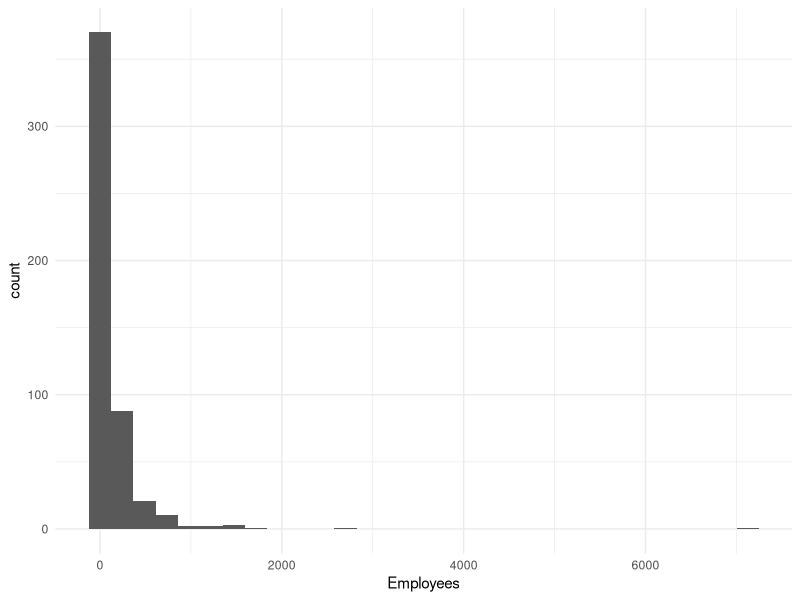
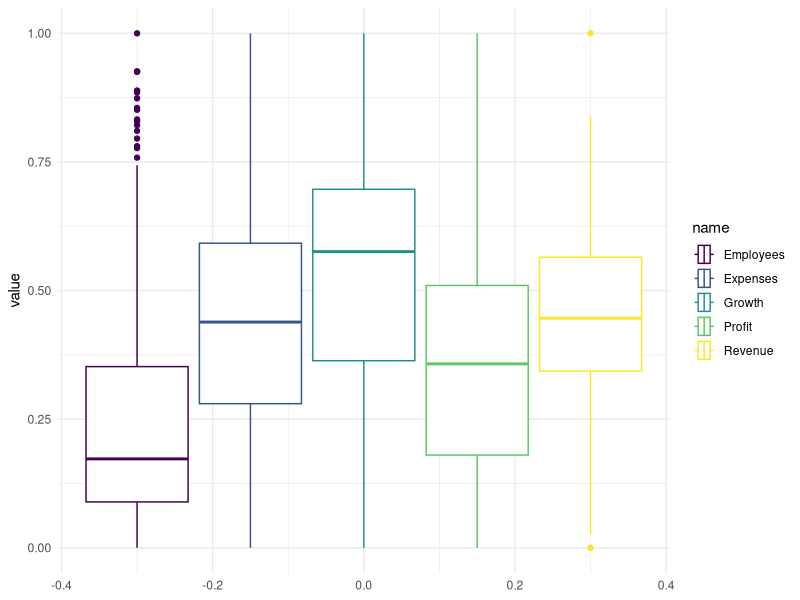
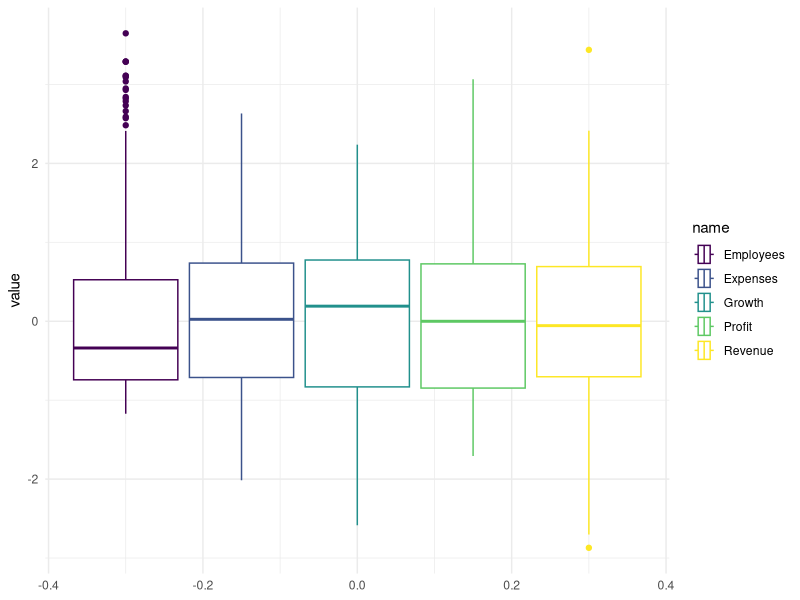
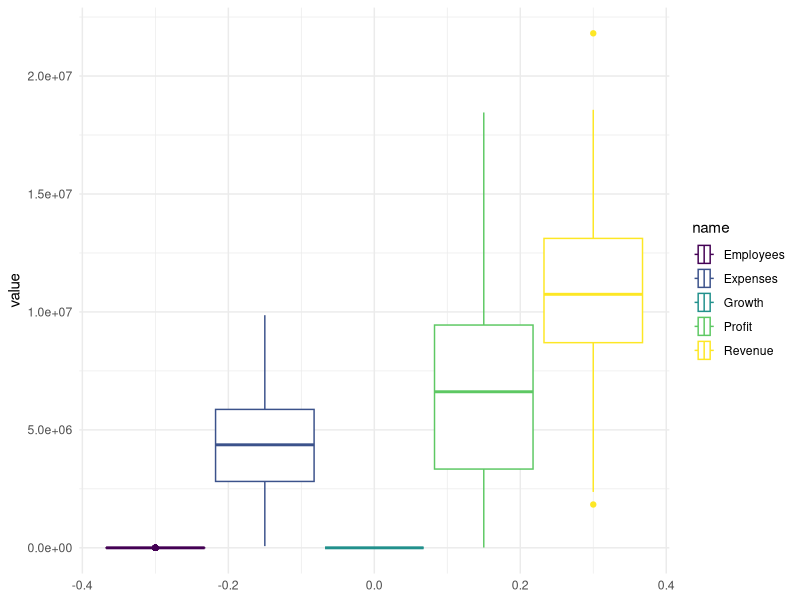
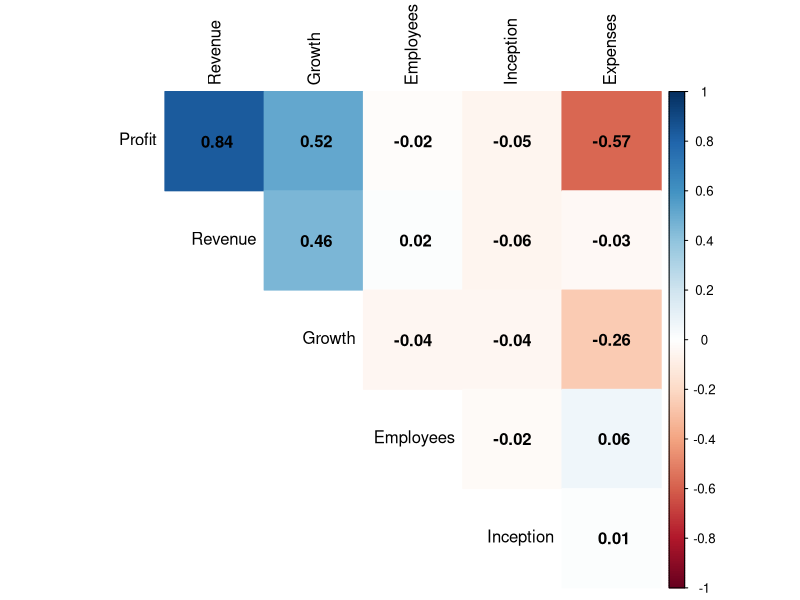
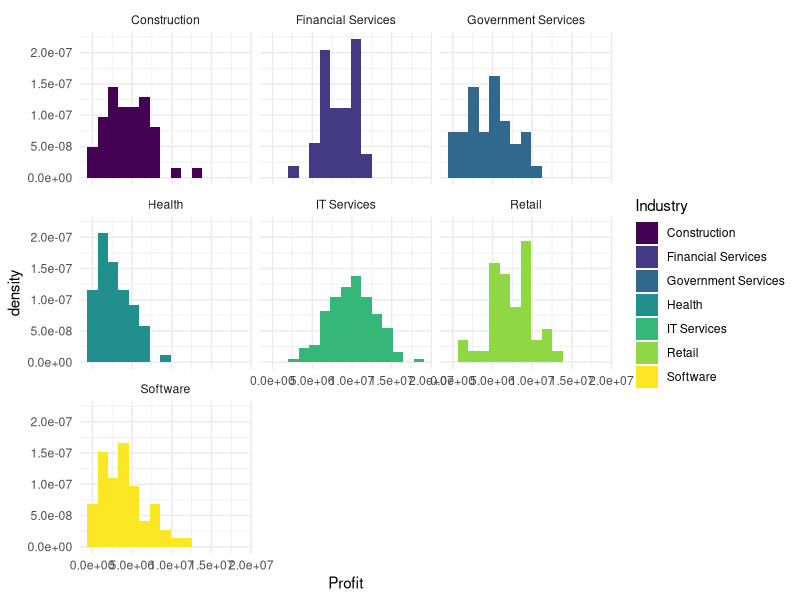
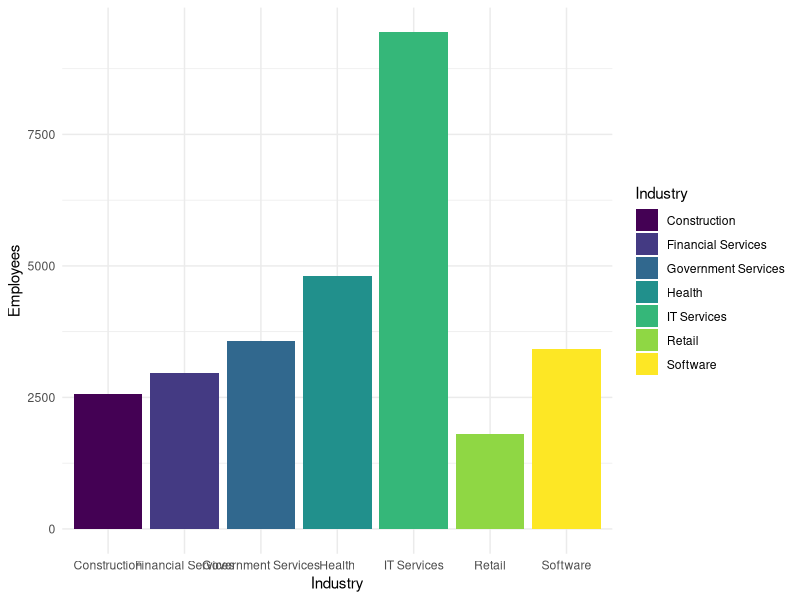
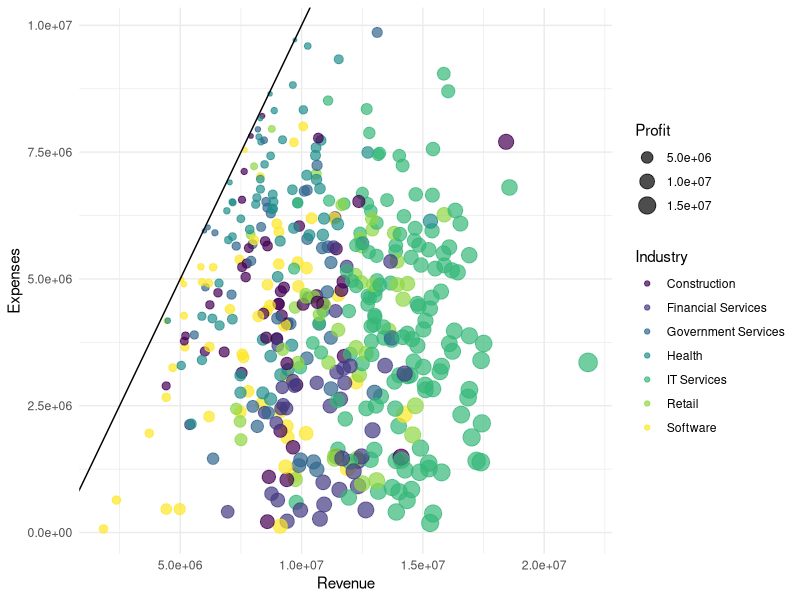

Write R code to recreate these figures, in order.
## ---- chunk 1
knitr::opts_chunk$set(warning=FALSE,message=FALSE)
options("digits" = 5)
## ---- chunk 2
library(tidyverse)

#lines <-readLines("Future-500-7.csv")
#lines[69]<- str_replace(lines[69],'\"',"")

#writeLines(lines,"modified_csv.csv")
x <- read_csv("modified_csv.csv")
## ---- chunk 3
x <- x %>% filter(ID!=78)

x_1 <- x %>%
  mutate(Revenue = as.numeric(str_replace_all(Revenue,"\\$|\\,","")),
        Expenses = as.numeric(str_replace_all(Expenses," Dollars|\\,","")),
        Growth = as.numeric(str_replace_all(Growth,"%","")),
        Profit = as.numeric(str_match(Profit,"\\d+")))
## ---- chunk 4
library(psych)
x_1 %>% select(where(is.numeric),-"ID") %>% describe()

x_1 %>% summarize(across(where(is.numeric),var,na.rm=TRUE))


x_grouped <- x_1 %>% group_by(Industry)
names <- x_grouped %>% group_keys() %>% pull(Industry)

summary_list <- x_grouped %>% select(where(is.numeric)) %>% select(-"ID") %>% 
  group_split() %>% 
  purrr::map(~select(.x,-"Industry")) %>%
  purrr::map(describe) %>%
  purrr::map(~rownames_to_column(as.data.frame(.x)))

names(summary_list) <- names
summary_list
## ---- chunk 5
# išveda į failus, siekiant nukopijuoti lentelę
x %>% describe() %>%  select(c("sd","mean","median","min","max")) %>% round(2) %>% write.csv("d.csv",quote=FALSE)


temp <- summary_list %>% enframe() %>% unnest_longer("value") 

cbind(temp$name,temp$value) %>% select(c("rowname","temp$name","sd","mean","median","min","max")) %>% mutate(across(where(is.numeric),round,2)) %>% write.csv("rr.csv",quote=FALSE,row.names = FALSE)
## ---- chunk 6
# turimi vienų metų duomenys. esant praeitų metų duomenims NA reikšmes būtų galima pakeisti praeitomis
x_1 %>% group_by(Name) %>% count() %>% arrange(desc(n))

x_1 %>% ungroup() %>% summarize(across(everything(),~sum(is.na(.x)))) # pradiniai kiekiai praleistų reikšmių


replace_with_group_median<- function(x,y) {
  group_median <- median(x,na.rm = TRUE)
  if_else(is.na(x),group_median,x)
}


library(maps)
cities <-  us.cities$country.etc
names(cities) <- str_replace(us.cities$name,paste("",us.cities$country.etc),"")


x_2 <- x_1 %>%
  # faktinis užpildymas
  mutate(State = if_else(is.na(State),cities[City],State)) %>%
  # išvestinės reikšmės 
  mutate(Expenses = if_else(is.na(Expenses) & !is.na(Profit),Revenue - Profit,Expenses),
        Revenue = if_else(is.na(Revenue) & !is.na(Profit),Expenses + Profit,Revenue)) %>%
  group_by(Industry) %>%
  filter(!(is.na(Revenue) & is.na(Expenses) & !is.na(Profit))) %>%
  mutate(Expenses = replace_with_group_median(Expenses),
         Revenue = replace_with_group_median(Revenue),
         Profit = Revenue - Expenses) %>%
  rbind(x_1  %>% filter((is.na(Revenue) & is.na(Expenses) & !is.na(Profit)))) %>%
  mutate(Employees = replace_with_group_median(Employees),
         Growth = replace_with_group_median(Growth)) %>%
  ungroup()


## ---- chunk 7
# likusios praleistos reikšmės paliekamos duomenyse (visos reikšmės nominaliuose kintamuosiouse)
x_2 %>% summarize(across(everything(),~sum(is.na(.x))))
## ---- chunk 8
names <- c("Employees","Revenue","Expenses","Profit","Growth")

(outliers <- x_2 %>%  select(names) %>% purrr::map(~boxplot.stats(.x,coef = 1.5)$out)) # sąlyginės išskirtys ("mild" outliers)

x_2 %>% select(names) %>% purrr::map(~boxplot.stats(.x,3)$out) # išskirtys ("extreme" outliers)
## ---- chunk 9
ggplot(x_2,aes(Employees)) + geom_histogram() + theme_minimal() # įmonės darbuotojų skaičiaus pasiskirstymas yra stiprios dešininės asimetrijos (right skewed)
# toliau pašalinsiu šias išskirtis


x_2 %>% filter(Employees %in% outliers$Employees)
# išsiskiriančios įmonės t.y. tyrimo objektai. kai kurios iš šių įmonių turi ne tik didelius darbuotojų kiekis, bet ir didelius Expenses/Revenue

x_2 %>% filter(Employees %in% outliers$Employees) %>% count(Industry) 

x_3 <- x_2 %>% filter(!Employees %in% outliers$Employees)
## ---- chunk 10
x_3 %>% select(names) %>% purrr::map(~boxplot.stats(.x,3)$out) # daugiau išskirčių pagal dominančius stulpelius nerasta
## ---- chunk 11
# Kaip skiriasi imties statistiniai duomenys pašalinus išskirtis
summary_1 <- x_2 %>% select(where(is.numeric),-"ID") %>% describe()

summary_2 <- x_3 %>% select(where(is.numeric),-"ID") %>% describe()

(summary_2 - summary_1) / summary_1 * 100 # procentinis imties statistinių duomenų pokytis pašalinus išskirtis
## ---- chunk 12
# normalizavimas
normalized <- x_3 %>% select(where(is.numeric),-c("ID","Inception")) %>% drop_na() %>% map_df(~((.x-min(.x))/(max(.x)-min(.x)))) 
# standartizavimas
standartized <- x_3 %>% select(where(is.numeric),-c("ID","Inception")) %>% drop_na() %>% map_df(~(.x-mean(.x))/sd(.x)) 
## ---- chunk 13
normalized  %>% pivot_longer(1:5) %>% ggplot(aes(value,color=name)) + geom_boxplot() + coord_flip() + theme_minimal() + scale_color_viridis_d()

standartized  %>% pivot_longer(1:5) %>% ggplot(aes(value,color=name)) + geom_boxplot() + coord_flip() + theme_minimal() + scale_color_viridis_d()

x_3 %>% select(where(is.numeric),-c("ID","Inception")) %>% pivot_longer(1:5) %>% ggplot(aes(value,color=name)) + geom_boxplot() + coord_flip() + theme_minimal() + scale_color_viridis_d()
## ---- chunk 14
library(corrplot)
x_corr <- x_3[,-1] %>% drop_na()

numerical <- unlist(lapply(x_corr, is.numeric))  
correlation_matrix <- cor(as.matrix(x_corr[,numerical]))
correlation_matrix


corrplot(correlation_matrix, order = "FPC", method = "color",type="upper",diag=FALSE,tl.col = "black", addCoef.col = "black")
## ---- chunk 15
length(unique(x_3$Industry)) # 7 industrijos

x_industry <- x_3 %>% drop_na()


x_industry %>% ggplot(aes(x=Profit,fill=Industry)) + geom_histogram(aes(y=after_stat(density)),bins = 15) + facet_wrap(vars(Industry)) + scale_fill_viridis_d() + theme_minimal()

x_industry %>% ggplot(aes(x=Industry,y=Employees,fill=Industry)) + geom_col() + scale_fill_viridis_d() + theme_minimal()
## ---- chunk 16
x_industry %>% ggplot(aes(Revenue,Expenses,color=Industry)) + geom_point(aes(size=Profit),alpha=0.7) + 
  scale_color_viridis_d() + geom_abline(slope=1,intercept=0) + theme_minimal()

min(x_3$Profit)
## ---- chunk 17
x_size <- x_3 %>% mutate(Size = cut_number(x_3$Employees,2)) %>% drop_na(Size)

x_size %>% count(Size) 


x_size %>% drop_na() %>% ggplot(aes(Industry,fill=Size)) + geom_bar() + coord_flip() + theme_minimal() + scale_fill_brewer(palette = "Set2")

## ---- chunk 18
x_size %>% ggplot(aes(x=Size,y=Profit,fill=Size)) + geom_boxplot() + theme_minimal()

x_size %>% ggplot(aes(x=Size,y=Growth,fill=Size)) + geom_boxplot() + theme_minimal()
## ---- chunk 19
x_size <- x_size %>% mutate(Size_2 = cut_number(x_size$Expenses,2)) %>% drop_na()

x_size %>% ggplot(aes(Size_2,Growth,fill=Size_2)) + geom_violin() + theme_minimal()
## ---- chunk 20
library(datasets)
states <-state.region
names(states) <- state.abb

x_regions <- x_size %>% mutate(Region = states[State]) %>% drop_na()
## ---- chunk 21
x_regions %>% ggplot(aes(Region,Growth,fill=Region)) + geom_violin() + theme_minimal()

x_regions %>%  count(Region,Size) %>% ggplot(aes(Region,n,fill=Size)) + geom_col() + theme_minimal()
## ---- chunk 22
x_regions %>% ggplot(aes(Revenue,Expenses,color=Region)) + geom_point(aes(size=Profit),alpha=0.7) + 
  scale_color_viridis_d() + geom_abline(slope=1,intercept=0) + theme_minimal()
## ---- chunk 23
x_regions %>% drop_na() %>% ggplot(aes(Inception,color=Industry)) + stat_ecdf() + facet_wrap(vars(Industry)) + theme_minimal() + scale_fill_viridis_d()
## ---- chunk 24
x_age <- x_regions %>% mutate(Age = cut_width(Inception,8))
x_age %>% drop_na() %>% ggplot(aes(Age,Growth,fill=Age)) + geom_boxplot() + theme_minimal() 
